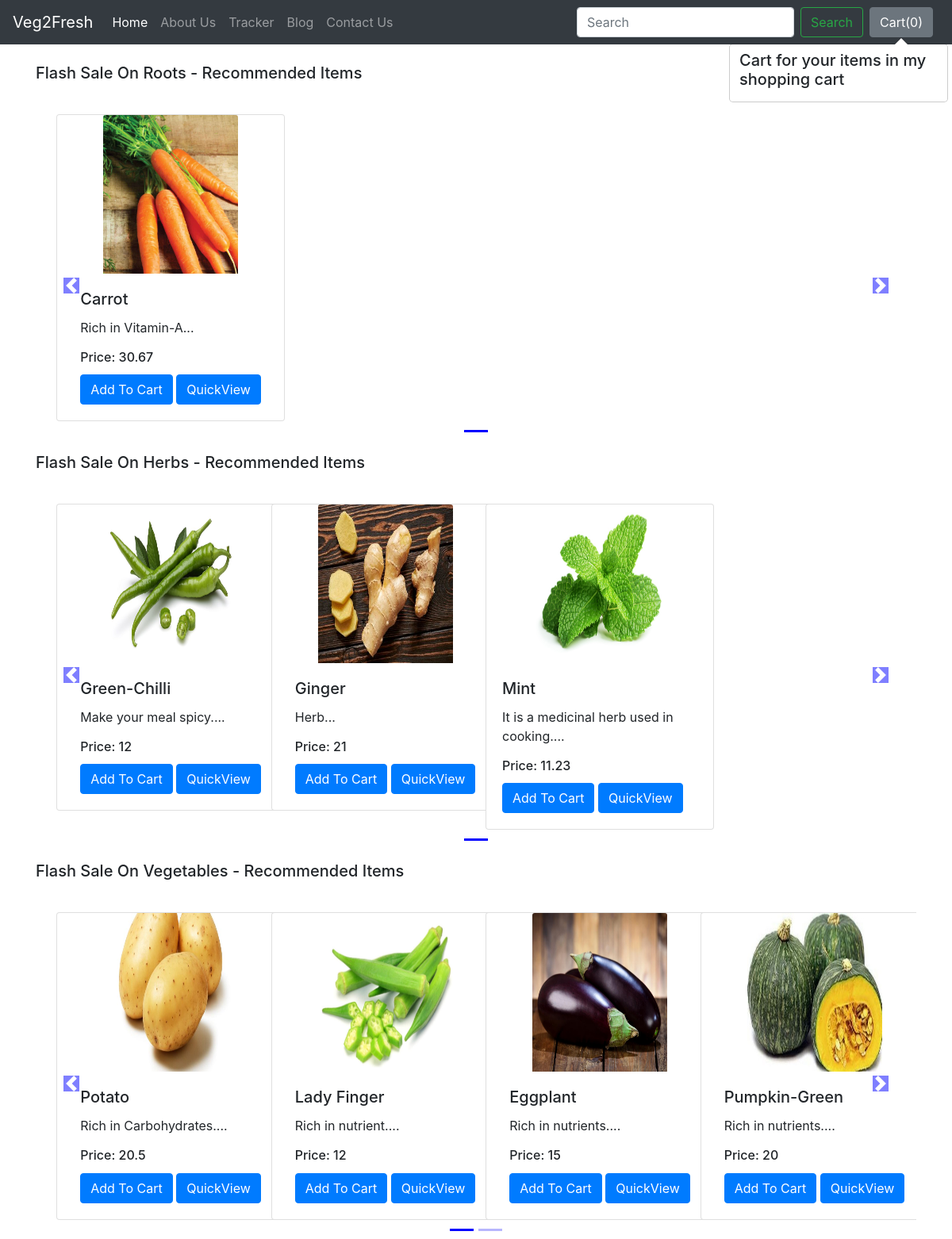
The app's page /shop/ with its own data.
### shop/models.py (models this page shows, shortened)
class Product(models.Model):
    product_id = models.AutoField
    product_name = models.CharField(max_length=50)
    category = models.CharField(max_length=50, default="")
    subcategory = models.CharField(max_length=50, default="")
    price = models.IntegerField(default=0)
    desc = models.CharField(max_length=500)
    pub_date = models.DateField()
    image = models.ImageField(upload_to='shop/images', default="")

### shop/views.py (the view)
# urls.py: path("", views.index, name='BlogHome'),
def index(request):
    allProds = []
    catprods = Product.objects.values('category', 'id')
    cats = {item['category'] for item in catprods}
    for cat in cats:
        prod = Product.objects.filter(category=cat)
        n = len(prod)
        nSlides = n // 4 + ceil((n / 4) - (n // 4))
        allProds.append([prod, range(1, nSlides), nSlides])
    params = {'allProds':allProds}
    return render(request, 'shop/index.html', params)

### shop/templates/shop/index.html (shortened to what this page needs)
{% extends 'shop/basic.html' %}
{% block body %}
{% load static %}
<div class="container">
    {% for product, range, nSlides in allProds %}
    <h5 class="my-4">Flash Sale On {{product.0.category}} - Recommended Items</h5>
    <div class="row">
        <div id="demo{{forloop.counter}}" class="col carousel slide my-3" data-ride="carousel">
            <ul class="carousel-indicators">
                <li data-target="#demo{{forloop.counter}}" data-slide-to="0" class="active"></li>
                {% for i in range %}
                <li data-target="#demo{{forloop.parentloop.counter}}" data-slide-to="{{i}}"></li>
                {% endfor %}
            </ul>
            <div class="container carousel-inner no-padding">
                <div class="carousel-item active">
                    {% for i in product %}
                    <div class="col-xs-3 col-sm-3 col-md-3">
                        <div class="card align-items-center" style="width: 18rem;">
                            <img src='/media/{{i.image}}' class="card-img-top" alt="...">
                            <div class="card-body">
                                <h5 class="card-title" id="namepr{{i.id}}">{{i.product_name}}</h5>
                                <p class="card-text">{{i.desc|slice:"0:53"}}...</p>
                                <h6 class="card-title" >Price: <span id="pricepr{{i.id}}">{{i.price}}</span></h6>
                                <span id="divpr{{i.id}}" class="divpr">
                                    <button id="pr{{i.id}}" class="btn btn-primary cart">Add To Cart</button>
                                </span>
                                <a href="/shop/products/{{i.id}}"><button id="qv{{i.id}}" class="btn btn-primary cart">QuickView</button></a>
                            </div>
                        </div>
                    </div>
                    {% if forloop.counter|divisibleby:4 and forloop.counter > 0 and not forloop.last %}
                </div>
                <div class="carousel-item">
                    {% endif %}
                    {% endfor %}
                </div>
            </div>
        </div>
        <a class="carousel-control-prev" href="#demo{{forloop.counter}}" data-slide="prev">
            <span class="carousel-control-prev-icon"></span>
        </a>
        <a class="carousel-control-next" href="#demo{{forloop.counter}}" data-slide="next">
            <span class="carousel-control-next-icon"></span>
        </a>
    </div>
    {% endfor %}
</div>
{% endblock %}

### shop/templates/shop/basic.html (shortened to what this page needs)
<!doctype html>
<html lang="en">
  <head>
    <link rel="stylesheet" href="https://stackpath.bootstrapcdn.com/bootstrap/4.2.1/css/bootstrap.min.css">
  </head>
  <body>
    <nav class="navbar navbar-expand-lg navbar-dark bg-dark">
  <a class="navbar-brand" href="/shop">Veg2Fresh</a>
  <div class="collapse navbar-collapse" id="navbarSupportedContent">
    <ul class="navbar-nav mr-auto">
      <li class="nav-item active">
        <a class="nav-link" href="/shop">Home <span class="sr-only">(current)</span></a>
      </li>
      <li class="nav-item">
        <a class="nav-link" href="/shop/about">About Us</a>
      </li>
      <li class="nav-item">
        <a class="nav-link" href="/shop/tracker">Tracker</a>
      </li>
      <li class="nav-item">
        <a class="nav-link" href="/blog">Blog</a>
      </li>
       <li class="nav-item">
        <a class="nav-link" href="/shop/contact">Contact Us</a>
      </li>
    </ul>
    <form method='get' action='/shop/search/' class="form-inline my-2 my-lg-0">
      <input class="form-control mr-sm-2" type="search" placeholder="Search" aria-label="Search" name="search" id="search">
      <button class="btn btn-outline-success my-2 my-sm-0" type="submit">Search</button>
    </form>
    <button type="button" class="btn btn-secondary mx-2" id="popcart" data-container="body" data-toggle="popover" data-placement="bottom" data-html="true" data-content="Vivamus
sagittis lacus vel augue laoreet rutrum faucibus.">
  Cart(<span id="cart">0</span>)
</button>
  </div>
</nav>
  {% block body %} {% endblock %}
  </body>
</html>

### records on screen
Product: category "Roots", image (picture), product_name "Carrot", desc "Rich in Vitamin-A", price "30.67"
Product: category "Herbs", image (picture), product_name "Green-Chilli", desc "Make your meal spicy.", price "12"
Product: image (picture), product_name "Ginger", desc "Herb", price "21"
Product: image (picture), product_name "Mint", desc "It is a medicinal herb used in cooking.", price "11.23"
Product: category "Vegetables", image (picture), product_name "Potato", desc "Rich in Carbohydrates.", price "20.5"
Product: image (picture), product_name "Lady Finger", desc "Rich in nutrient.", price "12"
Product: image (picture), product_name "Eggplant", desc "Rich in nutrients.", price "15"
Product: image (picture), product_name "Pumpkin-Green", desc "Rich in nutrients.", price "20"
